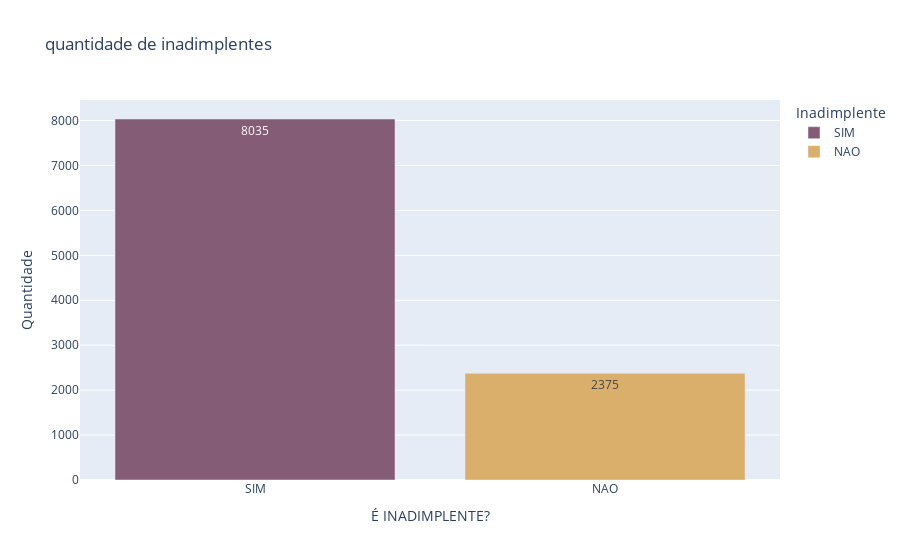

This figure's notebook cell:
### Markdown cell above
## Analise exploratoria das variaveis categoricas

### Code cell
import plotly.express as px
# Contar os valores para cada inadimplente
value_counts = df_dados['INADIMPLENTE_COBRANCA'].value_counts().reset_index()
value_counts.columns = ['inadimplente', 'quantidade']

# Criar o gráfico de barras
fig = px.bar(value_counts, 
             x='inadimplente', 
             y='quantidade', 
             title='quantidade de inadimplentes', 
             color='inadimplente',
             color_discrete_sequence=px.colors.qualitative.Antique,
             text='quantidade')  # Adiciona o texto nas barras
fig.update_layout(
    xaxis_title='É INADIMPLENTE?',
    yaxis_title='Quantidade',
    legend_title='Inadimplente'
)


fig.show()

### Figure 1 — Plotly figure (JSON) as saved in the notebook; plotly's stock layout.template omitted (floating-point values rounded to 4 significant figures)
{"data": [{"alignmentgroup": "True", "hovertemplate": "inadimplente=%{x}<br>quantidade=%{text}<extra></extra>", "legendgroup": "SIM", "marker": {"color": "rgb(133, 92, 117)", "pattern": {"shape": ""}}, "name": "SIM", "offsetgroup": "SIM", "orientation": "v", "showlegend": true, "text": [8035], "textposition": "auto", "type": "bar", "x": ["SIM"], "xaxis": "x", "y": [8035], "yaxis": "y"}, {"alignmentgroup": "True", "hovertemplate": "inadimplente=%{x}<br>quantidade=%{text}<extra></extra>", "legendgroup": "NAO", "marker": {"color": "rgb(217, 175, 107)", "pattern": {"shape": ""}}, "name": "NAO", "offsetgroup": "NAO", "orientation": "v", "showlegend": true, "text": [2375], "textposition": "auto", "type": "bar", "x": ["NAO"], "xaxis": "x", "y": [2375], "yaxis": "y"}], "layout": {"barmode": "relative", "legend": {"title": {"text": "Inadimplente"}, "tracegroupgap": 0}, "title": {"text": "quantidade de inadimplentes"}, "xaxis": {"anchor": "y", "categoryarray": ["SIM", "NAO"], "categoryorder": "array", "domain": [0, 1], "title": {"text": "É INADIMPLENTE?"}}, "yaxis": {"anchor": "x", "domain": [0, 1], "title": {"text": "Quantidade"}}}}
